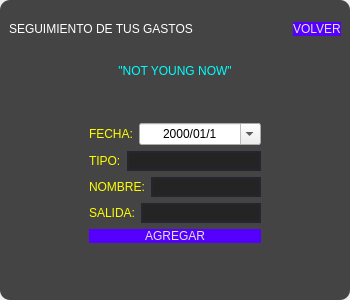
<?xml version="1.0" encoding="UTF-8"?>
<ui version="4.0">
 <class>MainWindow</class>
 <widget class="QMainWindow" name="MainWindow">
  <property name="geometry">
   <rect>
    <x>0</x>
    <y>0</y>
    <width>350</width>
    <height>300</height>
   </rect>
  </property>
  <property name="minimumSize">
   <size>
    <width>350</width>
    <height>300</height>
   </size>
  </property>
  <property name="maximumSize">
   <size>
    <width>400</width>
    <height>350</height>
   </size>
  </property>
  <property name="windowTitle">
   <string>MainWindow</string>
  </property>
  <widget class="QWidget" name="centralwidget">
   <layout class="QVBoxLayout" name="verticalLayout">
    <property name="leftMargin">
     <number>0</number>
    </property>
    <property name="topMargin">
     <number>0</number>
    </property>
    <property name="rightMargin">
     <number>0</number>
    </property>
    <property name="bottomMargin">
     <number>0</number>
    </property>
    <item>
     <widget class="QFrame" name="frame">
      <property name="styleSheet">
       <string notr="true">QFrame{
	background-color: rgb(68, 68, 68);
	border-radius: 10px;
}</string>
      </property>
      <property name="frameShape">
       <enum>QFrame::StyledPanel</enum>
      </property>
      <property name="frameShadow">
       <enum>QFrame::Raised</enum>
      </property>
      <layout class="QVBoxLayout" name="verticalLayout_2">
       <item>
        <widget class="QFrame" name="frame_superior">
         <property name="minimumSize">
          <size>
           <width>0</width>
           <height>40</height>
          </size>
         </property>
         <property name="maximumSize">
          <size>
           <width>16777215</width>
           <height>40</height>
          </size>
         </property>
         <property name="frameShape">
          <enum>QFrame::StyledPanel</enum>
         </property>
         <property name="frameShadow">
          <enum>QFrame::Raised</enum>
         </property>
         <layout class="QHBoxLayout" name="horizontalLayout">
          <property name="leftMargin">
           <number>0</number>
          </property>
          <property name="topMargin">
           <number>0</number>
          </property>
          <property name="rightMargin">
           <number>0</number>
          </property>
          <property name="bottomMargin">
           <number>0</number>
          </property>
          <item>
           <widget class="QLabel" name="label">
            <property name="styleSheet">
             <string notr="true">font: 63 italic 8pt &quot;Cascadia Mono SemiBold&quot;;
color: rgb(255, 255, 255);</string>
            </property>
            <property name="text">
             <string>SEGUIMIENTO DE TUS GASTOS</string>
            </property>
           </widget>
          </item>
          <item>
           <spacer name="horizontalSpacer">
            <property name="orientation">
             <enum>Qt::Horizontal</enum>
            </property>
            <property name="sizeHint" stdset="0">
             <size>
              <width>13</width>
              <height>20</height>
             </size>
            </property>
           </spacer>
          </item>
          <item>
           <widget class="QPushButton" name="btnvolver">
            <property name="styleSheet">
             <string notr="true">QPushButton {
  padding: 0.5em 1.7em;
  margin: 0 0.1em 0.1em 0;
  border: 0.16em solid rgba(255, 255, 255, 0);
  background-color: rgb(85, 0, 255);
  border-radius: 15px;
  font-weight: 300;
  color: rgb(226, 226, 226);
  text-align: center;
  font: 63  10pt &quot;Segoe UI Variable Text Semibold&quot;;
}

QPushButton:hover {
	color: rgb(0, 0, 0);
	
	background-color: rgb(226, 226, 226);
	border-color: rgb(255, 255, 0);
}</string>
            </property>
            <property name="text">
             <string>VOLVER</string>
            </property>
           </widget>
          </item>
         </layout>
        </widget>
       </item>
       <item>
        <widget class="QFrame" name="frame_contenido">
         <property name="frameShape">
          <enum>QFrame::StyledPanel</enum>
         </property>
         <property name="frameShadow">
          <enum>QFrame::Raised</enum>
         </property>
         <layout class="QHBoxLayout" name="horizontalLayout_2">
          <property name="leftMargin">
           <number>0</number>
          </property>
          <property name="topMargin">
           <number>0</number>
          </property>
          <property name="rightMargin">
           <number>0</number>
          </property>
          <property name="bottomMargin">
           <number>0</number>
          </property>
          <item>
           <spacer name="horizontalSpacer_3">
            <property name="orientation">
             <enum>Qt::Horizontal</enum>
            </property>
            <property name="sizeHint" stdset="0">
             <size>
              <width>59</width>
              <height>20</height>
             </size>
            </property>
           </spacer>
          </item>
          <item>
           <widget class="QFrame" name="frame_2">
            <property name="minimumSize">
             <size>
              <width>0</width>
              <height>0</height>
             </size>
            </property>
            <property name="frameShape">
             <enum>QFrame::StyledPanel</enum>
            </property>
            <property name="frameShadow">
             <enum>QFrame::Raised</enum>
            </property>
            <layout class="QVBoxLayout" name="verticalLayout_3">
             <item>
              <widget class="QLabel" name="label_7">
               <property name="styleSheet">
                <string notr="true">font: 63 italic 14pt &quot;Cascadia Mono SemiBold&quot;;
color: rgb(0, 255, 255);</string>
               </property>
               <property name="text">
                <string>&quot;NOT YOUNG NOW&quot;</string>
               </property>
               <property name="alignment">
                <set>Qt::AlignCenter</set>
               </property>
              </widget>
             </item>
             <item>
              <spacer name="verticalSpacer">
               <property name="orientation">
                <enum>Qt::Vertical</enum>
               </property>
               <property name="sizeHint" stdset="0">
                <size>
                 <width>20</width>
                 <height>28</height>
                </size>
               </property>
              </spacer>
             </item>
             <item>
              <layout class="QHBoxLayout" name="horizontalLayout_7"/>
             </item>
             <item>
              <layout class="QHBoxLayout" name="horizontalLayout_3" stretch="0,1">
               <item>
                <widget class="QLabel" name="label_2">
                 <property name="styleSheet">
                  <string notr="true">font: 63 italic 8pt &quot;Cascadia Mono SemiBold&quot;;
color: rgb(255, 255, 0);</string>
                 </property>
                 <property name="text">
                  <string>FECHA:</string>
                 </property>
                 <property name="alignment">
                  <set>Qt::AlignLeading|Qt::AlignLeft|Qt::AlignVCenter</set>
                 </property>
                </widget>
               </item>
               <item>
                <widget class="QDateEdit" name="txttiempo">
                 <property name="styleSheet">
                  <string notr="true">QLineEdit{
	border: 2px solid rgb(38, 38, 48);
	border-radius: 25px;
	color: #fff;
	background-color: rgb(36, 36, 36);
}

QLineEdit:hover{
	border: 2px solid rgb(48, 50, 62)
}

QLineEdit:focus{
	border: 2px solid rgb(35, 218, 233)
}</string>
                 </property>
                 <property name="alignment">
                  <set>Qt::AlignCenter</set>
                 </property>
                 <property name="readOnly">
                  <bool>false</bool>
                 </property>
                 <property name="buttonSymbols">
                  <enum>QAbstractSpinBox::UpDownArrows</enum>
                 </property>
                 <property name="currentSection">
                  <enum>QDateTimeEdit::YearSection</enum>
                 </property>
                 <property name="displayFormat">
                  <string>yyyy/MM/d</string>
                 </property>
                 <property name="calendarPopup">
                  <bool>true</bool>
                 </property>
                 <property name="timeSpec">
                  <enum>Qt::LocalTime</enum>
                 </property>
                </widget>
               </item>
              </layout>
             </item>
             <item>
              <layout class="QHBoxLayout" name="horizontalLayout_4">
               <item>
                <widget class="QLabel" name="label_3">
                 <property name="styleSheet">
                  <string notr="true">font: 63 italic 8pt &quot;Cascadia Mono SemiBold&quot;;
color: rgb(255, 255, 0);</string>
                 </property>
                 <property name="text">
                  <string>TIPO:</string>
                 </property>
                </widget>
               </item>
               <item>
                <widget class="QLineEdit" name="txttipo">
                 <property name="styleSheet">
                  <string notr="true">QLineEdit{
	border: 2px solid rgb(38, 38, 48);
	border-radius: 25px;
	color: #fff;
	background-color: rgb(36, 36, 36);
}

QLineEdit:hover{
	border: 2px solid rgb(48, 50, 62)
}

QLineEdit:focus{
	border: 2px solid rgb(35, 218, 233)
}</string>
                 </property>
                 <property name="alignment">
                  <set>Qt::AlignCenter</set>
                 </property>
                </widget>
               </item>
              </layout>
             </item>
             <item>
              <layout class="QHBoxLayout" name="horizontalLayout_5">
               <item>
                <widget class="QLabel" name="label_4">
                 <property name="styleSheet">
                  <string notr="true">font: 63 italic 8pt &quot;Cascadia Mono SemiBold&quot;;
color: rgb(255, 255, 0);</string>
                 </property>
                 <property name="text">
                  <string>NOMBRE:</string>
                 </property>
                </widget>
               </item>
               <item>
                <widget class="QLineEdit" name="txtnombre">
                 <property name="styleSheet">
                  <string notr="true">QLineEdit{
	border: 2px solid rgb(38, 38, 48);
	border-radius: 25px;
	color: #fff;
	background-color: rgb(36, 36, 36);
}

QLineEdit:hover{
	border: 2px solid rgb(48, 50, 62)
}

QLineEdit:focus{
	border: 2px solid rgb(35, 218, 233)
}</string>
                 </property>
                 <property name="alignment">
                  <set>Qt::AlignCenter</set>
                 </property>
                </widget>
               </item>
              </layout>
             </item>
             <item>
              <layout class="QHBoxLayout" name="horizontalLayout_6">
               <item>
                <widget class="QLabel" name="label_5">
                 <property name="styleSheet">
                  <string notr="true">font: 63 italic 8pt &quot;Cascadia Mono SemiBold&quot;;
color: rgb(255, 255, 0);</string>
                 </property>
                 <property name="text">
                  <string>SALIDA:</string>
                 </property>
                </widget>
               </item>
               <item>
                <widget class="QLineEdit" name="txtsalida">
                 <property name="styleSheet">
                  <string notr="true">QLineEdit{
	border: 2px solid rgb(38, 38, 48);
	border-radius: 25px;
	color: #fff;
	background-color: rgb(36, 36, 36);
}

QLineEdit:hover{
	border: 2px solid rgb(48, 50, 62)
}

QLineEdit:focus{
	border: 2px solid rgb(35, 218, 233)
}</string>
                 </property>
                 <property name="alignment">
                  <set>Qt::AlignCenter</set>
                 </property>
                </widget>
               </item>
              </layout>
             </item>
             <item>
              <widget class="QPushButton" name="btnagregar">
               <property name="styleSheet">
                <string notr="true">QPushButton {
  padding: 0.5em 1.7em;
  margin: 0 0.1em 0.1em 0;
  border: 0.16em solid rgba(255, 255, 255, 0);
  background-color: rgb(85, 0, 255);
  border-radius: 15px;
  font-weight: 300;
  color: rgb(226, 226, 226);
  text-align: center;
  font: 63  10pt &quot;Segoe UI Variable Text Semibold&quot;;
}

QPushButton:hover {
	color: rgb(0, 0, 0);
	
	background-color: rgb(226, 226, 226);
	border-color: rgb(255, 255, 0);
}</string>
               </property>
               <property name="text">
                <string>AGREGAR</string>
               </property>
              </widget>
             </item>
             <item>
              <spacer name="verticalSpacer_2">
               <property name="orientation">
                <enum>Qt::Vertical</enum>
               </property>
               <property name="sizeHint" stdset="0">
                <size>
                 <width>20</width>
                 <height>29</height>
                </size>
               </property>
              </spacer>
             </item>
            </layout>
           </widget>
          </item>
          <item>
           <spacer name="horizontalSpacer_2">
            <property name="orientation">
             <enum>Qt::Horizontal</enum>
            </property>
            <property name="sizeHint" stdset="0">
             <size>
              <width>59</width>
              <height>20</height>
             </size>
            </property>
           </spacer>
          </item>
         </layout>
        </widget>
       </item>
      </layout>
     </widget>
    </item>
   </layout>
  </widget>
 </widget>
 <resources/>
 <connections/>
</ui>
